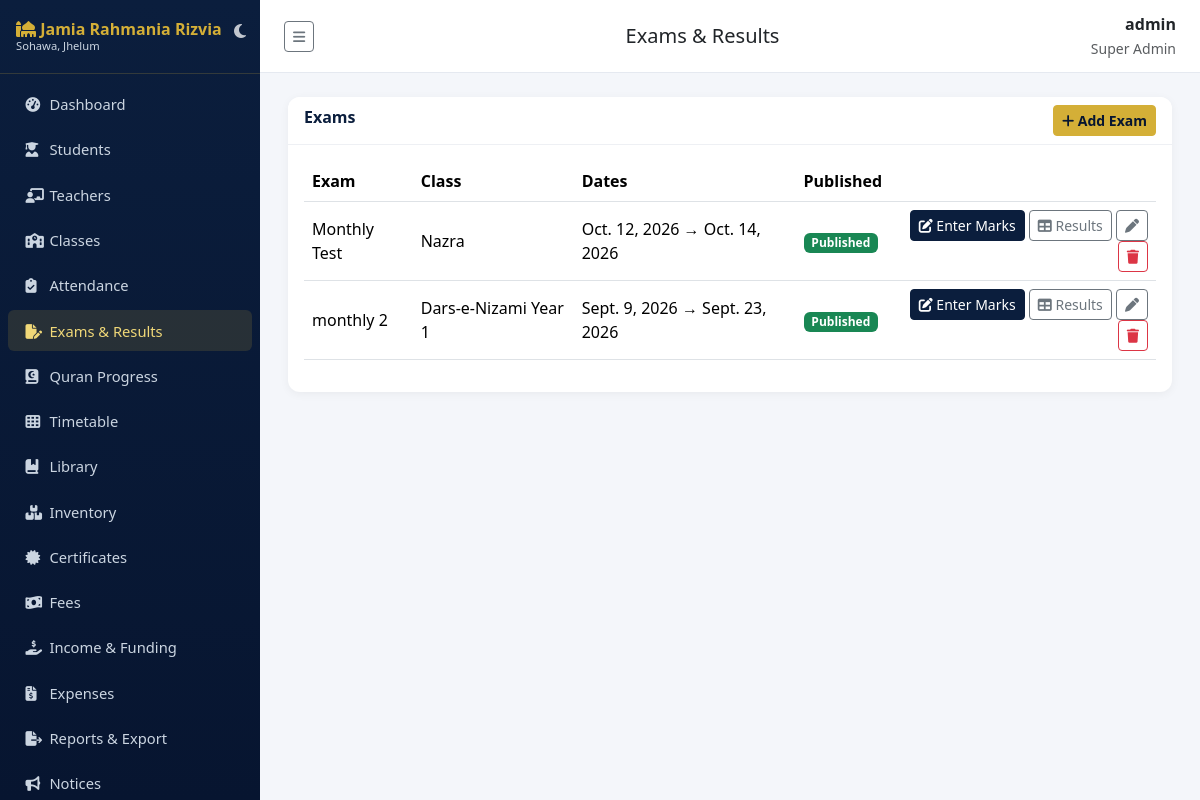
Page /exams/ (signed in) on the committed database.
### accounts/models.py (models this page shows, shortened)
class User(AbstractUser):
    class Role(models.TextChoices):
        SUPER_ADMIN = "SUPER_ADMIN", "Super Admin"
        PRINCIPAL = "PRINCIPAL", "Principal"
        ADMIN = "ADMIN", "Admin"
        TEACHER = "TEACHER", "Teacher"
        STUDENT = "STUDENT", "Student"
        PARENT = "PARENT", "Parent"
        ACCOUNTANT = "ACCOUNTANT", "Accountant"
        LIBRARIAN = "LIBRARIAN", "Librarian"
        STAFF = "STAFF", "Staff"
    role = models.CharField(max_length=20, choices=Role.choices, default=Role.STUDENT)
    phone = models.CharField(max_length=20, blank=True)
    photo = models.ImageField(upload_to="profile_photos/", blank=True, null=True)

### exams/models.py (models this page shows, shortened)
class Exam(models.Model):
    name = models.CharField(max_length=150, help_text="e.g. Mid-Term 2026, Annual Exam, Monthly Test")
    school_class = models.ForeignKey("academics.SchoolClass", on_delete=models.CASCADE, related_name="exams")
    start_date = models.DateField()
    end_date = models.DateField(null=True, blank=True)
    is_published = models.BooleanField(default=False, help_text="Tick to let students and parents see the result cards")
    class Meta:
        ordering = ["-start_date", "name"]

### academics/models.py (models this page shows, shortened)
class SchoolClass(models.Model):
    name = models.CharField(max_length=50)  # e.g. Grade 1
    academic_year = models.ForeignKey(AcademicYear, on_delete=models.CASCADE, related_name="classes")
    class Meta:
        unique_together = ["name", "academic_year"]
        ordering = ["name"]

### exams/views.py (the view)
# urls.py: path("", views.ExamListView.as_view(), name="list"),
class ExamListView(RoleRequiredMixin, ListView):
    model = Exam
    template_name = "exams/exam_list.html"
    context_object_name = "exams"
    paginate_by = 20
    allowed_roles = TEACHING_ROLES
    def get_queryset(self):
        qs = Exam.objects.select_related("school_class")
        if not is_management(self.request.user):
            qs = qs.filter(school_class__sections__in=allowed_sections(self.request.user)).distinct()
        return qs

### accounts/mixins.py (called while the page is built)
    def dispatch(self, request, *args, **kwargs):
        if not request.user.is_authenticated:
            return self.handle_no_permission()
        if request.user.is_superuser or request.user.role in self.allowed_roles:
            return super().dispatch(request, *args, **kwargs)
        raise PermissionDenied("You do not have permission to access this page.")

### accounts/utils.py (called while the page is built)
def is_management(user):
    return user.is_authenticated and (user.is_superuser or user.role in MANAGEMENT_ROLES)

### sitepages/context_processors.py (called while the page is built)
def site_settings(request):
    s = SiteSettings.get_solo()
    years = max(datetime.date.today().year - s.established_year, 0)
    return {"site_settings": s, "years_of_service": years}

### sitepages/models.py (called while the page is built)
    @classmethod
    def get_solo(cls):
        obj = cls.objects.first()
        if not obj:
            obj = cls.objects.create()
        return obj

### templates/exams/exam_list.html (shortened to what this page needs)
{% extends "base.html" %}
{% block page_title %}Exams &amp; Results{% endblock %}
{% block content %}
<div class="card">
  <div class="card-header d-flex justify-content-between">
    <span>Exams</span>
    {% if request.user.is_superuser or request.user.role in "SUPER_ADMIN,PRINCIPAL,ADMIN" %}<a href="{% url 'exams:add' %}" class="btn btn-gold btn-sm"><i class="fa-solid fa-plus"></i> Add Exam</a>{% endif %}
  </div>
  <div class="card-body table-responsive">
    <table class="table table-hover align-middle">
      <thead><tr><th>Exam</th><th>Class</th><th>Dates</th><th>Published</th><th></th></tr></thead>
      <tbody>
      {% for e in exams %}
        <tr>
          <td>{{ e.name }}</td><td>{{ e.school_class.name }}</td>
          <td>{{ e.start_date }}{% if e.end_date %} → {{ e.end_date }}{% endif %}</td>
          <td>{% if e.is_published %}<span class="badge bg-success">Published</span>{% else %}<span class="badge bg-secondary">Draft</span>{% endif %}</td>
          <td class="text-end">
            <a href="{% url 'exams:marks' e.pk %}" class="btn btn-sm btn-navy"><i class="fa-solid fa-pen-to-square"></i> Enter Marks</a>
            <a href="{% url 'exams:detail' e.pk %}" class="btn btn-sm btn-outline-secondary"><i class="fa-solid fa-table"></i> Results</a>
            {% if request.user.is_superuser or request.user.role in "SUPER_ADMIN,PRINCIPAL,ADMIN" %}
            <a href="{% url 'exams:edit' e.pk %}" class="btn btn-sm btn-outline-secondary"><i class="fa-solid fa-pen"></i></a>
            <a href="{% url 'exams:delete' e.pk %}" class="btn btn-sm btn-outline-danger"><i class="fa-solid fa-trash"></i></a>
            {% endif %}
          </td>
        </tr>
      {% empty %}<tr><td colspan="5" class="text-center text-muted">No exams yet.</td></tr>{% endfor %}
      </tbody>
    </table>
  </div>
</div>
{% endblock %}

### templates/base.html (shortened to what this page needs)
{% load static %}
<!DOCTYPE html>
<html lang="en" id="theme-wrapper" data-bs-theme="light">
<head>
<link href="https://cdn.jsdelivr.net/npm/bootstrap@5.3.3/dist/css/bootstrap.min.css" rel="stylesheet">
<link href="https://cdnjs.cloudflare.com/ajax/libs/font-awesome/6.5.1/css/all.min.css" rel="stylesheet">
<link href="{% static 'css/style.css' %}" rel="stylesheet">
</head>
<body>
<nav class="sidebar" id="sidebar">
  <div class="brand d-flex justify-content-between align-items-center">
    <div>
      <i class="fa-solid fa-mosque"></i> Jamia Rahmania Rizvia
      <small class="d-block" style="font-size:.7rem;color:#cbd5e1;font-weight:400">Sohawa, Jhelum</small>
    </div>
    <button id="theme-toggle-btn" class="btn p-1 border-0 text-white opacity-75 hover-opacity-100" title="Switch Theme" style="background: transparent; box-shadow: none;">
      <i class="fa-solid fa-moon fs-6" id="theme-icon"></i>
    </button>
  </div>
  <ul class="nav flex-column py-2">
    {% if request.user.role in "STUDENT,PARENT" %}
      <li class="nav-item"><a class="nav-link {% if request.resolver_match.namespace == 'portal' %}active{% endif %}" href="{% url 'portal:home' %}"><i class="fa-solid fa-gauge-high"></i> My Portal</a></li>
      <li class="nav-item"><a class="nav-link {% if request.resolver_match.namespace == 'notices' and request.resolver_match.url_name == 'list' %}active{% endif %}" href="{% url 'notices:list' %}"><i class="fa-solid fa-bullhorn"></i> Notices</a></li>
      <li class="nav-item"><a class="nav-link {% if request.resolver_match.namespace == 'timetable' %}active{% endif %}" href="{% url 'timetable:view' %}"><i class="fa-solid fa-table-cells"></i> Timetable</a></li>
      <li class="nav-item"><a class="nav-link" href="{% url 'notices:event_list' %}"><i class="fa-solid fa-calendar-days"></i> Events</a></li>
    {% else %}
      <li class="nav-item"><a class="nav-link {% if request.resolver_match.namespace == 'dashboard' %}active{% endif %}" href="{% url 'dashboard:index' %}"><i class="fa-solid fa-gauge-high"></i> Dashboard</a></li>
      <li class="nav-item"><a class="nav-link {% if request.resolver_match.namespace == 'students' %}active{% endif %}" href="{% url 'students:list' %}"><i class="fa-solid fa-user-graduate"></i> Students</a></li>
      {% if request.user.is_superuser or request.user.role in "SUPER_ADMIN,PRINCIPAL,ADMIN" %}
      <li class="nav-item"><a class="nav-link {% if request.resolver_match.namespace == 'teachers' %}active{% endif %}" href="{% url 'teachers:list' %}"><i class="fa-solid fa-chalkboard-user"></i> Teachers</a></li>
      <li class="nav-item"><a class="nav-link {% if request.resolver_match.url_name == 'class_list' %}active{% endif %}" href="{% url 'academics:class_list' %}"><i class="fa-solid fa-school"></i> Classes</a></li>
      {% endif %}
      <li class="nav-item"><a class="nav-link " href="{% url 'attendance:mark' %}"><i class="fa-solid fa-clipboard-check"></i> Attendance</a></li>
      {% if request.user.is_superuser or request.user.role in "SUPER_ADMIN,PRINCIPAL,ADMIN,TEACHER" %}
      <li class="nav-item"><a class="nav-link {% if request.resolver_match.namespace == 'exams' %}active{% endif %}" href="{% url 'exams:list' %}"><i class="fa-solid fa-file-pen"></i> Exams &amp; Results</a></li>
      <li class="nav-item"><a class="nav-link {% if request.resolver_match.namespace == 'hifz' %}active{% endif %}" href="{% url 'hifz:list' %}"><i class="fa-solid fa-book-quran"></i> Quran Progress</a></li>
      {% endif %}
      <li class="nav-item"><a class="nav-link " href="{% url 'timetable:view' %}"><i class="fa-solid fa-table-cells"></i> Timetable</a></li>
      <li class="nav-item"><a class="nav-link {% if request.resolver_match.namespace == 'library' %}active{% endif %}" href="{% url 'library:books' %}"><i class="fa-solid fa-book-bookmark"></i> Library</a></li>
      {% if request.user.is_superuser or request.user.role in "SUPER_ADMIN,PRINCIPAL,ADMIN,STAFF,LIBRARIAN" %}
      <li class="nav-item"><a class="nav-link {% if request.resolver_match.namespace == 'inventory' %}active{% endif %}" href="{% url 'inventory:list' %}"><i class="fa-solid fa-boxes-stacked"></i> Inventory</a></li>
      {% endif %}
      {% if request.user.is_superuser or request.user.role in "SUPER_ADMIN,PRINCIPAL,ADMIN" %}
      <li class="nav-item"><a class="nav-link {% if request.resolver_match.namespace == 'certificates' %}active{% endif %}" href="{% url 'certificates:list' %}"><i class="fa-solid fa-certificate"></i> Certificates</a></li>
      {% endif %}
      {% if request.user.is_superuser or request.user.role in "SUPER_ADMIN,PRINCIPAL,ADMIN,ACCOUNTANT" %}
      <li class="nav-item"><a class="nav-link {% if request.resolver_match.url_name == 'payment_list' %}active{% endif %}" href="{% url 'fees:payment_list' %}"><i class="fa-solid fa-money-bill-wave"></i> Fees</a></li>
      <li class="nav-item"><a class="nav-link {% if request.resolver_match.url_name == 'income_list' %}active{% endif %}" href="{% url 'fees:income_list' %}"><i class="fa-solid fa-hand-holding-dollar"></i> Income &amp; Funding</a></li>
      <li class="nav-item"><a class="nav-link {% if request.resolver_match.url_name == 'expense_list' %}active{% endif %}" href="{% url 'fees:expense_list' %}"><i class="fa-solid fa-file-invoice-dollar"></i> Expenses</a></li>
      {% endif %}
      {% if request.user.is_superuser or request.user.role in "SUPER_ADMIN,PRINCIPAL,ADMIN,ACCOUNTANT" %}
      <li class="nav-item"><a class="nav-link {% if request.resolver_match.namespace == 'reports' %}active{% endif %}" href="{% url 'reports:index' %}"><i class="fa-solid fa-file-export"></i> Reports &amp; Export</a></li>
      {% endif %}
      <li class="nav-item"><a class="nav-link {% if request.resolver_match.namespace == 'notices' %}active{% endif %}" href="{% url 'notices:list' %}"><i class="fa-solid fa-bullhorn"></i> Notices</a></li>
    {% endif %}
  </ul>
</nav>
<div class="main-content">
  <div class="topbar">
    <button class="btn btn-sm btn-outline-secondary" id="sidebarToggle" type="button" title="Show / hide menu" aria-label="Toggle menu"><i class="fa-solid fa-bars"></i></button>
    <h5 class="mb-0">{% block page_title %}Dashboard{% endblock %}</h5>
    <div class="text-end">
      <div class="fw-semibold">{{ request.user.get_full_name|default:request.user.username }}</div>
      <small class="text-muted">{{ request.user.get_role_display }}</small>
    </div>
  </div>
  {% block content %}{% endblock %}
</div>
</body>
</html>

### static/css/style.css (style rules this page uses)
:root { --navy: #0b1e3d; --navy-dark: #071530; --gold: #d4af37; --gold-light: #f0d878; --bg: #f4f6fa; }
body { background: var(--bg); font-family: 'Segoe UI', Roboto, sans-serif; }
.sidebar { background: linear-gradient(180deg, var(--navy) 0%, var(--navy-dark) 100%); min-height: 100vh; width: 250px; position: fixed; top: 0; left: 0; z-index: 1030; }
.sidebar .brand { color: var(--gold); font-weight: 700; padding: 1.25rem 1rem; border-bottom: 1px solid rgba(212,175,55,.2); }
.sidebar .nav-link { color: #cbd5e1; padding: .6rem 1.1rem; border-radius: 6px; margin: 2px 8px; font-size: .92rem; }
.sidebar .nav-link.active, .sidebar .nav-link:hover { background: rgba(212,175,55,.15); color: var(--gold-light); }
.sidebar .nav-link i { width: 20px; }
.main-content { margin-left: 250px; padding: 1.5rem 1.75rem; }
.topbar { background: #fff; border-bottom: 1px solid #e5e9f0; padding: .75rem 1.5rem; margin: -1.5rem -1.75rem 1.5rem -1.75rem; display: flex; justify-content: space-between; align-items: center; }
.card { border: none; border-radius: 12px; box-shadow: 0 2px 10px rgba(0,0,0,.05); }
.card-header { background: #fff; border-bottom: 1px solid #eef0f4; font-weight: 600; color: var(--navy); border-radius: 12px 12px 0 0 !important; }
.btn-gold { background: var(--gold); border-color: var(--gold); color: var(--navy-dark); font-weight: 600; }
.btn-navy { background: var(--navy); border-color: var(--navy); color: #fff; }
.table thead { background: var(--navy); color: #fff; }
#sidebar { position: fixed; top: 0; left: 0; width: 260px; height: 100vh; overflow-y: auto !important; z-index: 1050; transition: all 0.3s ease; }
.main-content { margin-left: 260px; transition: all 0.3s ease; }
#sidebar .brand { padding-right: 35px !important; line-height: 1.2 !important; }
#theme-toggle-btn { position: absolute; right: 10px; top: 15px; z-index: 10; }

### templates/base.html (style rules this page uses)
html, body { min-height: 100vh !important; height: 100%; }
#sidebar .brand { cursor: grab; user-select: none; touch-action: none; }

### rows in the picture
User: user.get_full_name "admin", user.role "Super Admin"
Exam: name "Monthly Test", school_class.name "Nazra", start_date "Oct. 12, 2026", end_date "Oct. 14, 2026", is_published "Published"
Exam: name "monthly 2", school_class.name "Dars-e-Nizami Year 1", start_date "Sept. 9, 2026", end_date "Sept. 23, 2026", is_published "Published"
